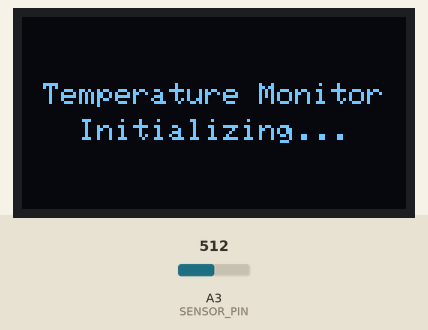
A sketch run on a simulated Arduino Uno, built with avr-gcc and run on an emulated ATmega328P. Shown: 128×64 one-colour display. The test bench sets the inputs (shaded band); at power-on: A3 (SENSOR_PIN) = 512. What the sketch prints to the serial monitor is not drawn.

Above: at 1.4 s.
At 3.9 s:
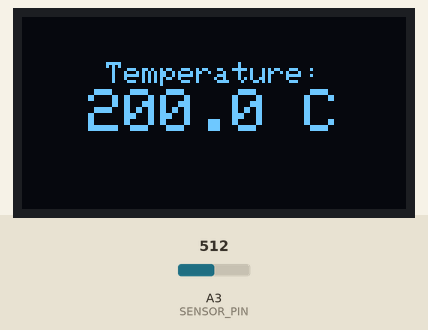
4.0 s: A3 (SENSOR_PIN) set to 716
At 5.7 s:
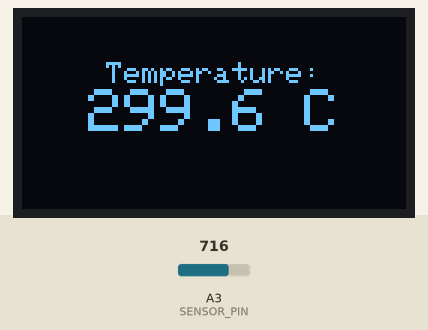
9.3 s: A3 (SENSOR_PIN) set to 900
At 11.3 s:
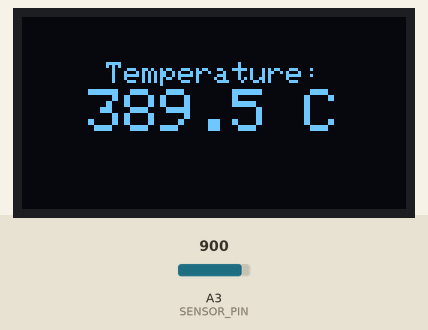
14.4 s: A3 (SENSOR_PIN) set to 1023
At 16.8 s:
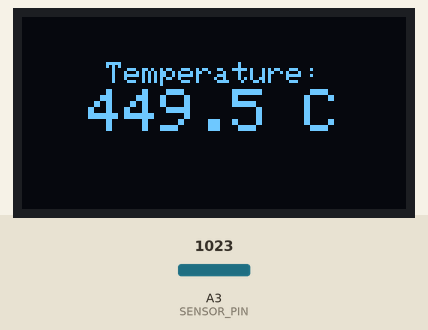
Timing chart, 0 to 18.3 s (numbered marks = the images above; inputs shaded):
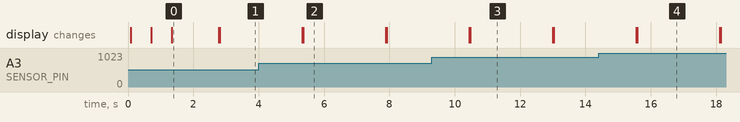

Measured:
- after the input at 4.0 s, the display: first differs from a run without the input after 1.4 s (image 2)
- after the input at 9.3 s, the display: first differs from a run without the input after 1.2 s (image 3)
- after the input at 14.4 s, the display: first differs from a run without the input after 1.2 s (image 4)
- what the display in image 0 shows lasts 1.5 s, from 1.3 s to 2.8 s
- what the display in image 2 shows lasts 2.5 s, from 5.4 s to 7.9 s

The sketch:

ssd1306_tmp36.ino
```cpp
#include <Wire.h>
#include <Adafruit_GFX.h>
#include <Adafruit_SSD1306.h>

#define SCREEN_WIDTH 128  // OLED display width, in pixels
#define SCREEN_HEIGHT 64  // OLED display height, in pixels
#define OLED_RESET -1     // Reset pin # (or -1 if sharing Arduino reset pin)
#define SCREEN_ADDRESS 0x3C
#define BAUD 9600
#define SENSOR_PIN A3
#define VCC 5.0
#define ADC_MAX 1024.0
#define SAMPLE_DELAY 2500

Adafruit_SSD1306 display(SCREEN_WIDTH, SCREEN_HEIGHT, &Wire, OLED_RESET);

void setup() {
  Serial.begin(BAUD);

  // Initialize the OLED object
  if (!display.begin(SSD1306_SWITCHCAPVCC, SCREEN_ADDRESS)) {
    Serial.println(F("SSD1306 allocation failed"));
    for (;;)
      ;  // Don't proceed, loop forever
  }

  init_anim();
  delay(800);
  display.clearDisplay();
}

void init_anim() {
  // Initialization with animation
  display.clearDisplay();
  display.setTextSize(1);
  display.setTextColor(SSD1306_WHITE);

  String text1 = "Temperature Monitor";
  String baseText = "Initializing";

  int16_t x1, y1;
  uint16_t w1, h1, w2, h2;

  display.getTextBounds(text1, 0, 0, &x1, &y1, &w1, &h1);
  display.setCursor((SCREEN_WIDTH - w1) / 2, (SCREEN_HEIGHT / 2) - 10);
  display.println(text1);
  display.display();

  for (int dots = 1; dots <= 3; dots++) {
    String animatedText = baseText;
    for (int i = 0; i < dots; i++) {
      animatedText += ".";
    }

    display.fillRect(0, (SCREEN_HEIGHT / 2) + 2, SCREEN_WIDTH, 10, SSD1306_BLACK);
    display.getTextBounds(animatedText, 0, 0, &x1, &y1, &w2, &h2);
    display.setCursor((SCREEN_WIDTH - w2) / 2, (SCREEN_HEIGHT / 2) + 2);
    display.println(animatedText);
    display.display();
    delay(600);
  }
}

void loop() {
  int input = analogRead(SENSOR_PIN);
  float voltage = input * (VCC / ADC_MAX);
  float temp = (voltage - 0.5) * 100;

  Serial.print("Raw ADC: ");
  Serial.print(input);
  Serial.print(" | Voltage: ");
  Serial.print(voltage, 2);
  Serial.print("V | Temperature: ");
  Serial.print(temp, 1);
  Serial.println("°C");

  draw(temp);
  delay(SAMPLE_DELAY);
}

void draw(float t) {
  display.clearDisplay();
  display.setTextColor(SSD1306_WHITE);
  display.setCursor((SCREEN_HEIGHT / 2.0), (SCREEN_WIDTH / 2.0));

  String tempLabel = "Temperature:";
  String tempValue = String(t, 1) + " C";

  int16_t x1, y1;
  uint16_t w1, h1, w2, h2;

  display.setTextSize(1);
  display.getTextBounds(tempLabel, 0, 0, &x1, &y1, &w1, &h1);
  display.setCursor((SCREEN_WIDTH - w1) / 2, 15);
  display.println(tempLabel);
  display.display();

  display.setTextSize(2);
  display.getTextBounds(tempValue, 0, 0, &x1, &y1, &w2, &h2);
  display.setCursor((SCREEN_WIDTH - w2) / 2, (SCREEN_HEIGHT / 2) - (h2 / 2));
  display.println(tempValue);

  display.display();
}
```
